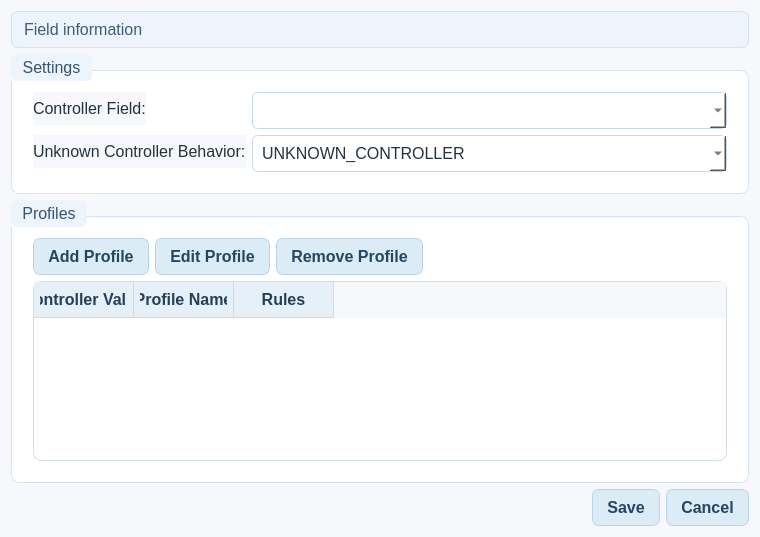
<?xml version="1.0" encoding="UTF-8"?>
<ui version="4.0">
 <class>ConditionalBitfieldDecoderDialog</class>
 <widget class="QDialog" name="ConditionalBitfieldDecoderDialog">
  <property name="geometry"><rect><x>0</x><y>0</y><width>760</width><height>520</height></rect></property>
  <property name="windowTitle"><string>Conditional Bitfield Decoder</string></property>
  <property name="styleSheet"><string>QWidget{font-family:&quot;Segoe UI&quot;,&quot;Noto Sans&quot;,Arial;font-size:12pt;color:#24313f;background-color:#f6f8fb;}QDialog{background-color:#f6f8fb;}QGroupBox{background-color:#ffffff;border:1px solid #d8e2ee;border-radius:8px;margin-top:16px;padding:12px;}QGroupBox::title{subcontrol-origin:margin;subcontrol-position:top left;padding:4px 9px;color:#36536f;background-color:#edf4fb;border-radius:6px;font-weight:600;}QComboBox{background-color:#ffffff;border:1px solid #cbd8e6;border-radius:6px;padding:7px 9px;}QPushButton{background-color:#dcecf7;border:1px solid #b8d3e7;border-radius:7px;padding:8px 14px;color:#244660;font-weight:600;}QPushButton:hover{background-color:#cfe4f3;}QTableWidget{background-color:#ffffff;alternate-background-color:#f3f8fc;gridline-color:#d7e2ed;border:1px solid #d4dee9;border-radius:8px;selection-background-color:#c8def0;selection-color:#162536;}QHeaderView::section{background-color:#e6f0f8;color:#263f56;border:0px;border-right:1px solid #cddae7;border-bottom:1px solid #cddae7;padding:6px;font-weight:600;}QLabel#lblInfo{color:#3f5d76;background-color:#edf4fb;border:1px solid #d3e1ee;border-radius:7px;padding:8px;}</string></property>
  <layout class="QVBoxLayout" name="mainLayout">
   <item><widget class="QLabel" name="lblInfo"><property name="text"><string>Field information</string></property><property name="wordWrap"><bool>true</bool></property></widget></item>
   <item>
    <widget class="QGroupBox" name="settingsGroup">
     <property name="title"><string>Settings</string></property>
     <layout class="QFormLayout" name="settingsFormLayout">
      <item row="0" column="0"><widget class="QLabel" name="lblController"><property name="text"><string>Controller Field:</string></property></widget></item>
      <item row="0" column="1"><widget class="QComboBox" name="cmbControllerField"/></item>
      <item row="1" column="0"><widget class="QLabel" name="lblUnknown"><property name="text"><string>Unknown Controller Behavior:</string></property></widget></item>
      <item row="1" column="1"><widget class="QComboBox" name="cmbUnknownBehavior"><item><property name="text"><string>UNKNOWN_CONTROLLER</string></property></item><item><property name="text"><string>BLANK</string></property></item></widget></item>
     </layout>
    </widget>
   </item>
   <item>
    <widget class="QGroupBox" name="profileGroup">
     <property name="title"><string>Profiles</string></property>
     <layout class="QVBoxLayout" name="profileLayout">
      <item>
       <layout class="QHBoxLayout" name="profileButtonLayout">
        <item><widget class="QPushButton" name="btnAddProfile"><property name="text"><string>Add Profile</string></property></widget></item>
        <item><widget class="QPushButton" name="btnEditProfile"><property name="text"><string>Edit Profile</string></property></widget></item>
        <item><widget class="QPushButton" name="btnRemoveProfile"><property name="text"><string>Remove Profile</string></property></widget></item>
        <item><spacer name="profileButtonStretch"><property name="orientation"><enum>Qt::Horizontal</enum></property><property name="sizeHint" stdset="0"><size><width>40</width><height>20</height></size></property></spacer></item>
       </layout>
      </item>
      <item>
       <widget class="QTableWidget" name="tblProfiles">
        <property name="alternatingRowColors"><bool>true</bool></property>
        <property name="selectionBehavior"><enum>QAbstractItemView::SelectRows</enum></property>
        <property name="selectionMode"><enum>QAbstractItemView::SingleSelection</enum></property>
        <property name="editTriggers"><set>QAbstractItemView::NoEditTriggers</set></property>
        <property name="minimumSize"><size><width>0</width><height>180</height></size></property>
        <column><property name="text"><string>Controller Value</string></property></column>
        <column><property name="text"><string>Profile Name</string></property></column>
        <column><property name="text"><string>Rules</string></property></column>
       </widget>
      </item>
     </layout>
    </widget>
   </item>
   <item><widget class="QDialogButtonBox" name="buttonBox"><property name="orientation"><enum>Qt::Horizontal</enum></property><property name="standardButtons"><set>QDialogButtonBox::Cancel|QDialogButtonBox::Save</set></property></widget></item>
  </layout>
 </widget>
 <resources/>
 <connections/>
</ui>
